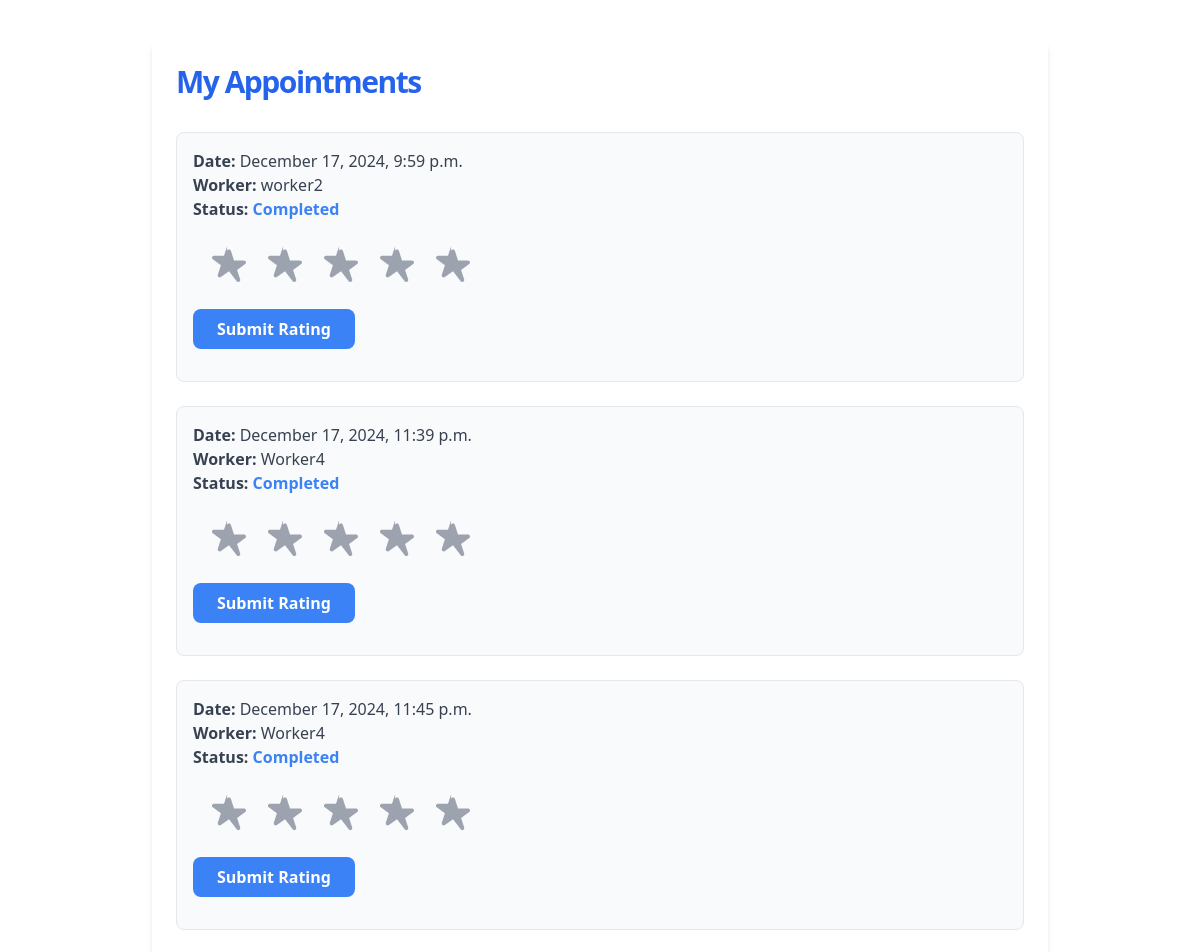
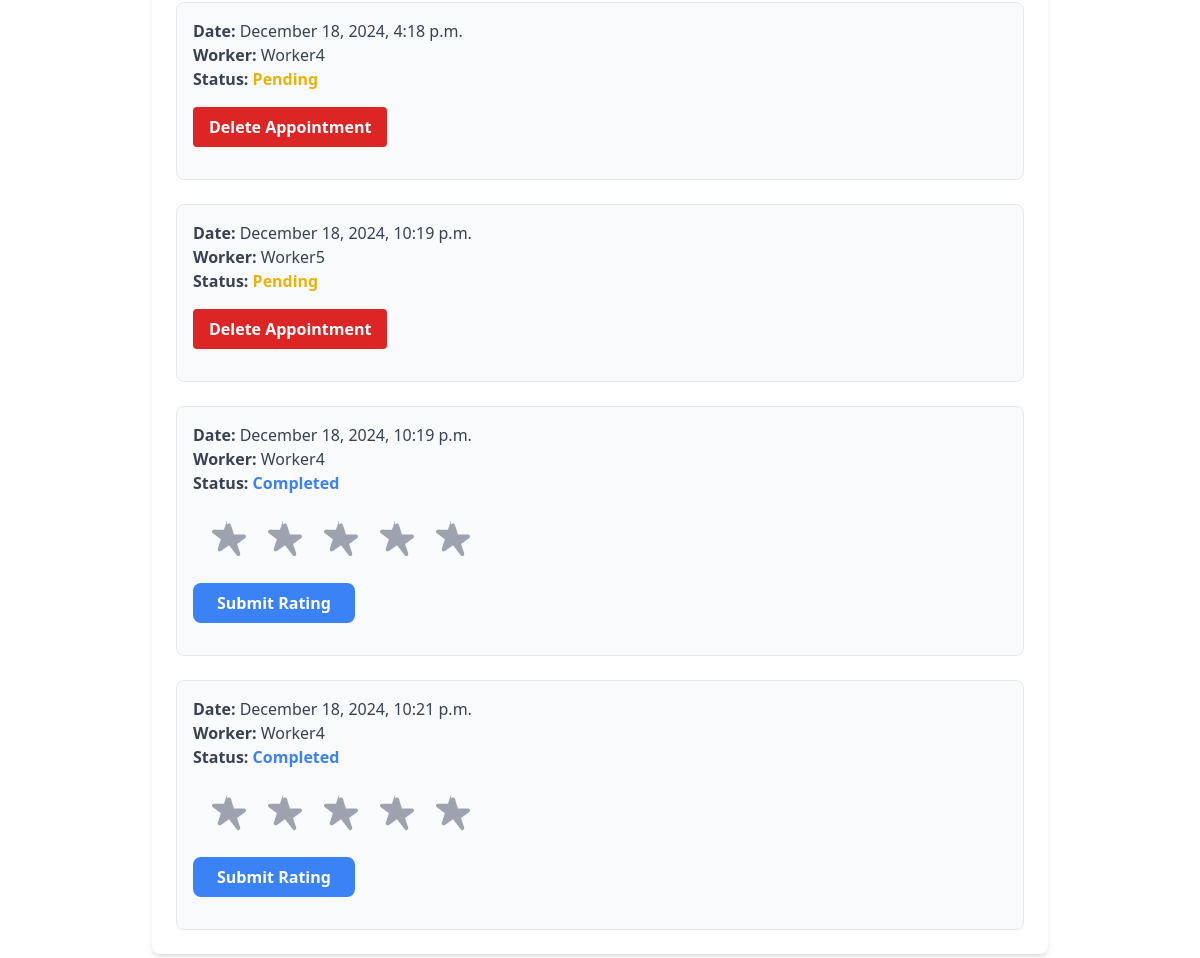
Before: /customer/appointments/ (signed in) with the older database file (2 pictures, top to bottom).
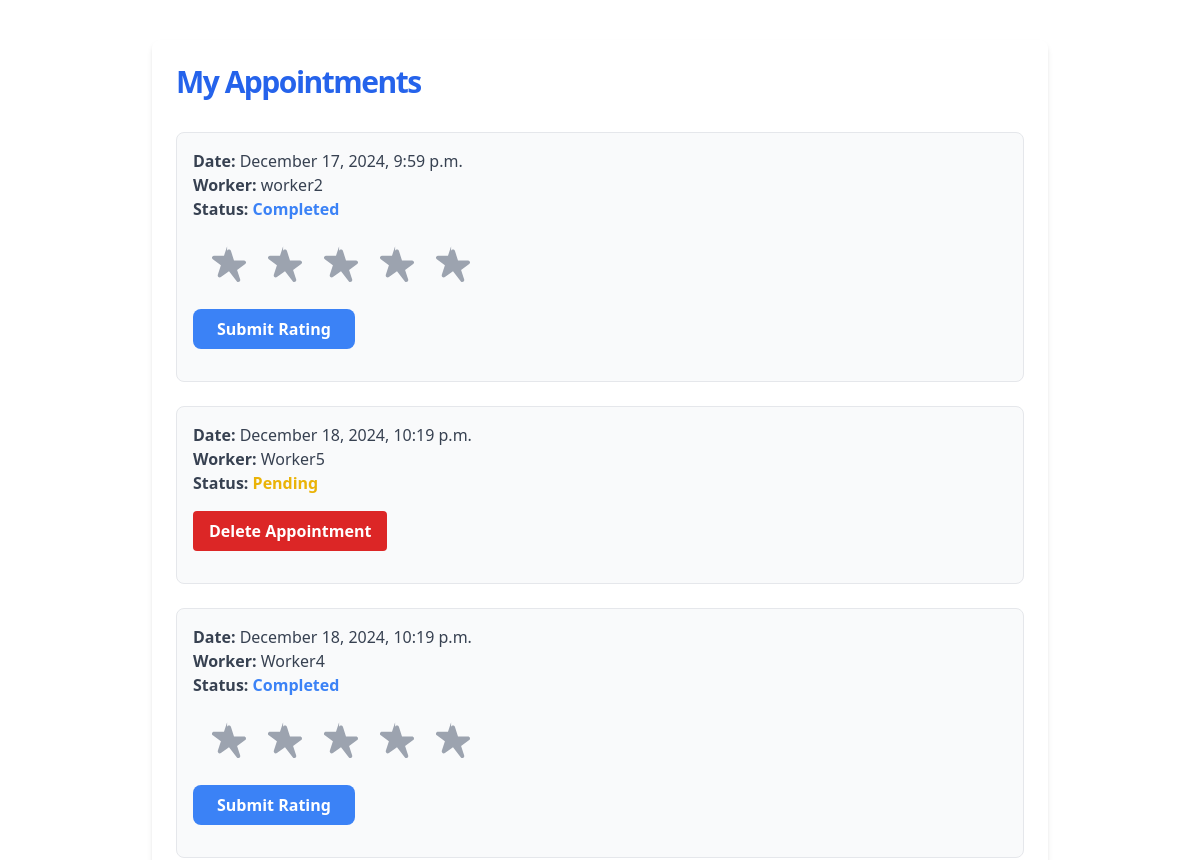
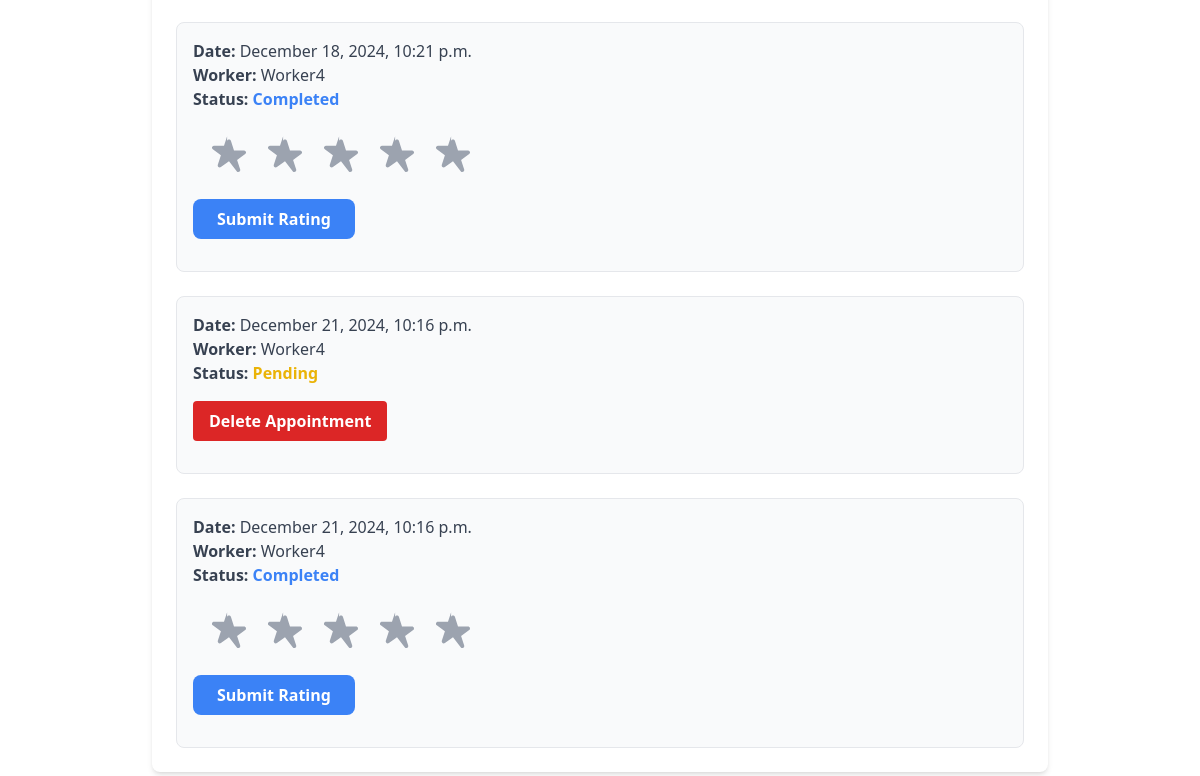
After: the same page with the newer database file (2 pictures, top to bottom).
### jobs/models.py (models this page shows, shortened)
class Appointment(models.Model):
    STATUS_CHOICES = [
        ('pending', 'Pending'),
        ('accepted', 'Accepted'),
        ('rejected', 'Rejected'),
        ('completed', 'Completed'),
    ]
    customer = models.ForeignKey(Customer, on_delete=models.CASCADE, related_name='customer_appointments')
    worker = models.ForeignKey(Worker, on_delete=models.CASCADE, related_name='worker_appointments')
    appointment_date = models.DateTimeField(null=True, blank=True)
    status = models.CharField(max_length=10, choices=STATUS_CHOICES, default='pending')
    reason = models.TextField(blank=True, null=True)

class Worker(models.Model):
    owner=models.OneToOneField(User,on_delete=models.CASCADE)
    name=models.CharField(max_length=50)
    phone_number=models.CharField(max_length=10, unique=True)
    tagline=models.CharField(max_length=100)
    bio=models.TextField(blank=True)
    profile_pic=models.ImageField(upload_to="profiles/", blank=True)
    verified = models.BooleanField(default=False)
    citizenship_image = models.ImageField(upload_to='citizenship/', blank=True, null=True)
    certificate_file = models.FileField(upload_to='certificates/', blank=True, null=True)
    latitude = models.CharField(max_length=20,null=True,blank=True)
    longitude = models.CharField(max_length=20,null=True,blank=True)
    appointed = models.BooleanField(default=False)
    appointment_date = models.DateTimeField(null=True, blank=True)

### jobs/views.py (the view)
# urls.py: path('customer/appointments/', views.customer_appointments, name='customer_appointments'),
def customer_appointments(request):
    customer = get_object_or_404(Customer, owner=request.user)
    appointments = Appointment.objects.filter(customer=customer)
    return render(request, 'jobs/customer_appointments.html', {'appointments': appointments})

### jobs/templates/jobs/customer_appointments.html (shortened to what this page needs)
<html lang="en">
<head>
    <script src="https://cdn.tailwindcss.com"></script>
</head>
<body>
<div class="max-w-4xl mx-auto my-10 p-6 bg-white shadow-md rounded-lg">
    <h2 class="text-3xl font-bold tracking-tighter text-blue-600 mb-8 transition duration-500 ease-in-out transform tracking-relaxed lg:pr-8">My Appointments</h2>
    {% if appointments %}
        <ul class="space-y-6">
            {% for appointment in appointments %}
                <li class="p-4 border rounded-lg bg-gray-50 hover:bg-gray-100 transition duration-300">
                    <p class="text-gray-700">
                        <span class="font-semibold">Date:</span> {{ appointment.appointment_date|date:"F j, Y, g:i a" }}
                    </p>
                    <p class="text-gray-700">
                        <span class="font-semibold">Worker:</span> {{ appointment.worker.name }}
                    </p>
                    <p class="text-gray-700">
                        <span class="font-semibold">Status:</span>
                        {% if appointment.status == 'pending' %}
                            <span class="text-yellow-500 font-semibold">Pending</span>
                        {% elif appointment.status == 'accepted' %}
                            <span class="text-green-500 font-semibold">Accepted</span>
                        {% elif appointment.status == 'rejected' %}
                            <span class="text-red-500 font-semibold">Rejected</span>
                        {% elif appointment.status == 'completed' %}
                            <span class="text-blue-500 font-semibold">Completed</span>
                        {% endif %}
                    </p>
                    {% if user == appointment.customer.owner and appointment.status != 'completed' %}
                        <form action="{% url 'delete_appointment' appointment.id %}" method="post" class="mt-4">
                            <button type="submit" class="px-4 py-2 bg-red-600 text-white font-semibold rounded hover:bg-red-700 transition duration-300 ease-in-out">
                                Delete Appointment
                            </button>
                        </form>
                        {% elif user == appointment.customer.owner and appointment.status == 'completed' %}
                        <form action="{% url 'rate_worker' appointment.id %}" method="post" class="mt-6">
                            <div class="flex items-center space-x-4">
                                {% for star in "12345" %}
                                    <label class="cursor-pointer">
                                    </label>
                                {% endfor %}
                            </div>
                            <button type="submit" class="mt-6 px-6 py-2 bg-blue-500 text-white font-semibold rounded-lg hover:bg-blue-600 transition duration-300">
                                Submit Rating
                            </button>
                        </form>
                    {% endif %}
                </li>
            {% endfor %}
        </ul>
    {% else %}
        <p class="text-gray-600 mt-4">You have no appointments at the moment.</p>
    {% endif %}
</div>
</body>

Changed rows visible on the page:
removed Appointment: appointment_date "December 17, 2024, 11:39 p.m.", worker.name "Worker4", status "Completed"
removed Appointment: appointment_date "December 17, 2024, 11:45 p.m.", worker.name "Worker4", status "Completed"
removed Appointment: appointment_date "December 18, 2024, 4:18 p.m.", worker.name "Worker4", status "Pending"
added Appointment: appointment_date "December 21, 2024, 10:16 p.m.", worker.name "Worker4", status "Pending"
added Appointment: appointment_date "December 21, 2024, 10:16 p.m.", worker.name "Worker4", status "Completed"
